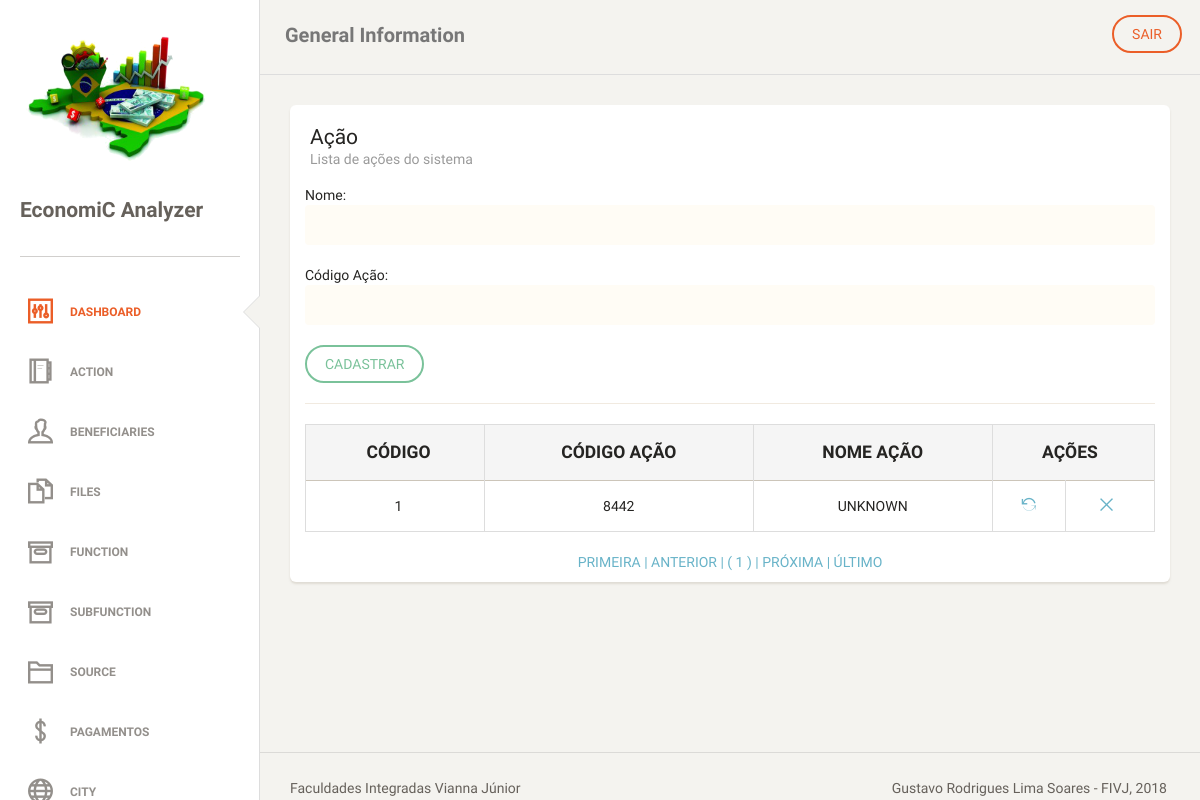
The page /action.php (signed in) on the database as committed earlier.
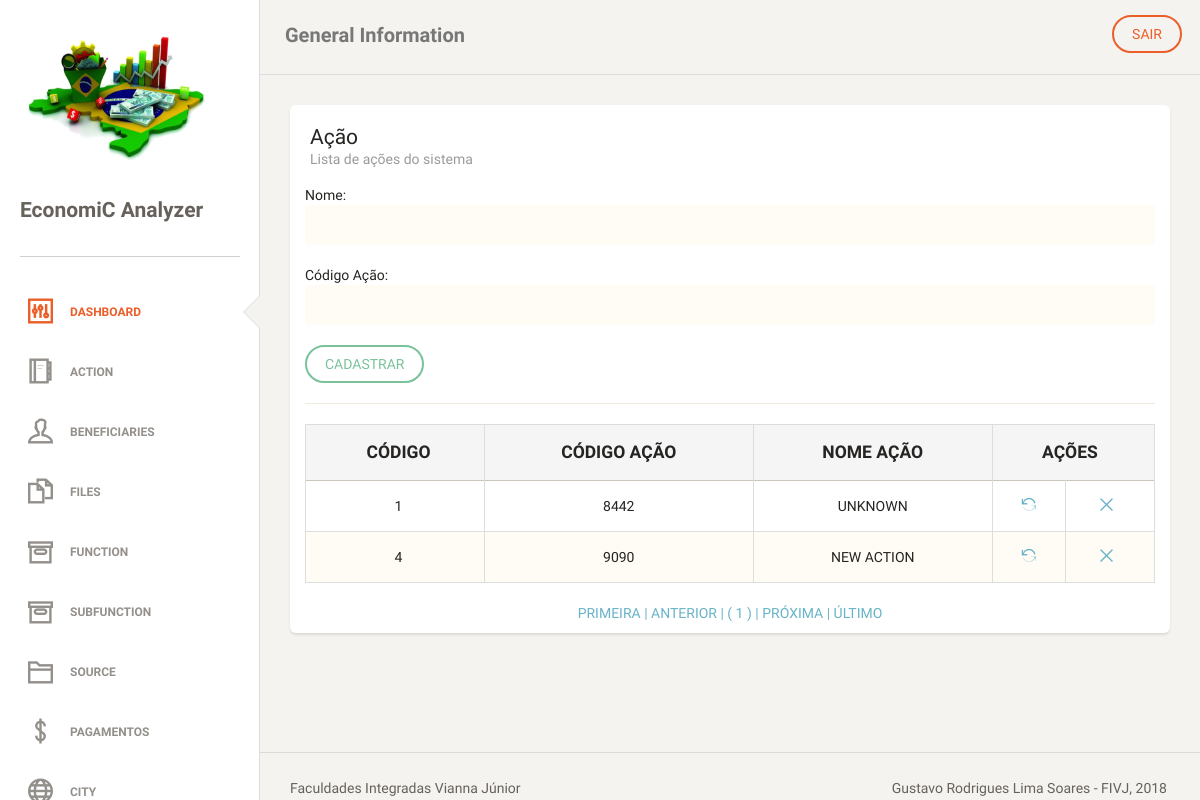
The same page on the database as committed later.
### tables this page shows
CREATE TABLE `tb_action` (
  `id_action` int(11) NOT NULL AUTO_INCREMENT,
  `str_cod_action` varchar(4) NOT NULL,
  `str_name_action` varchar(255) DEFAULT NULL,
  PRIMARY KEY (`id_action`),
  UNIQUE KEY `str_cod_action_UNIQUE` (`str_cod_action`)
);

### dao/actionDAO.php (the view, shortened to what this page needs)
<?php
require_once "classes/action.php";
class actionDAO
{
    public function tabelapaginada()
    {
        global $pdo;
        $endereco = $_SERVER ['PHP_SELF'];
        $pagina_atual = (isset($_GET['page']) && is_numeric($_GET['page'])) ? $_GET['page'] : 1;
        $linha_inicial = ($pagina_atual - 1) * QTDE_REGISTROS;
        $sql = "SELECT id_action, str_cod_action, str_name_action FROM tb_action LIMIT {$linha_inicial}, " . QTDE_REGISTROS;
        $statement = $pdo->prepare($sql);
        $statement->execute();
        $dados = $statement->fetchAll(PDO::FETCH_OBJ);
        $sqlContador = "SELECT COUNT(*) AS total_registros FROM tb_action";
        $statement = $pdo->prepare($sqlContador);
        $statement->execute();
        $valor = $statement->fetch(PDO::FETCH_OBJ);
        $primeira_pagina = 1;
        $ultima_pagina = ceil($valor->total_registros / QTDE_REGISTROS);
        $pagina_anterior = ($pagina_atual > 1) ? $pagina_atual - 1 : 0;
        $proxima_pagina = ($pagina_atual < $ultima_pagina) ? $pagina_atual + 1 : 0;
        $range_inicial = (($pagina_atual - RANGE_PAGINAS) >= 1) ? $pagina_atual - RANGE_PAGINAS : 1;
        $range_final = (($pagina_atual + RANGE_PAGINAS) <= $ultima_pagina) ? $pagina_atual + RANGE_PAGINAS : $ultima_pagina;
        $exibir_botao_inicio = ($range_inicial < $pagina_atual) ? 'mostrar' : 'esconder';
        $exibir_botao_final = ($range_final > $pagina_atual) ? 'mostrar' : 'esconder';
        if (!empty($dados)):
            echo "
     <table class='table table-striped table-bordered'>
     <thead>
       <tr style='text-transform: uppercase;' class='active'>
        <th style='text-align: center; font-weight: bolder;'>Código</th>
        <th style='text-align: center; font-weight: bolder;'>Código Ação</th>
        <th style='text-align: center; font-weight: bolder;'>Nome Ação</th>
        <th style='text-align: center; font-weight: bolder;' colspan='2'>Ações</th>
       </tr>
     </thead>
     <tbody>";
            foreach ($dados as $acti):
                echo "<tr>
        <td style='text-align: center'>$acti->id_action</td>
        <td style='text-align: center'>$acti->str_cod_action</td>
        <td style='text-align: center'>$acti->str_name_action</td>
        <td style='text-align: center'><a href='?act=upd&id=$acti->id_action' title='Alterar'><i class='ti-reload'></i></a></td>
        <td style='text-align: center'><a href='?act=del&id=$acti->id_action' title='Remover'><i class='ti-close'></i></a></td>
       </tr>";
            endforeach;
            echo "
</tbody>
     </table>
     <div class='box-paginacao' style='text-align: center'>
       <a class='box-navegacao  $exibir_botao_inicio' href='$endereco?page=$primeira_pagina' title='Primeira Página'> PRIMEIRA  |</a>
       <a class='box-navegacao  $exibir_botao_inicio' href='$endereco?page=$pagina_anterior' title='Página Anterior'> ANTERIOR  |</a>
";
            for ($i = $range_inicial; $i <= $range_final; $i++):
                $destaque = ($i == $pagina_atual) ? 'destaque' : '';
                echo "<a class='box-numero $destaque' href='$endereco?page=$i'> ( $i ) </a>";
            endfor;
            echo "<a class='box-navegacao $exibir_botao_final' href='$endereco?page=$proxima_pagina' title='Próxima Página'>| PRÓXIMA  </a>
                  <a class='box-navegacao $exibir_botao_final' href='$endereco?page=$ultima_pagina'  title='Última Página'>| ÚLTIMO  </a>
     </div>";
        else:
            echo "<p class='bg-danger'>Nenhum registro foi encontrado!</p>
     ";
        endif;
    }
}

Rows that differ between the two databases and show on the page:
added tb_action: id_action "4", str_cod_action "9090", str_name_action "NEW ACTION"
